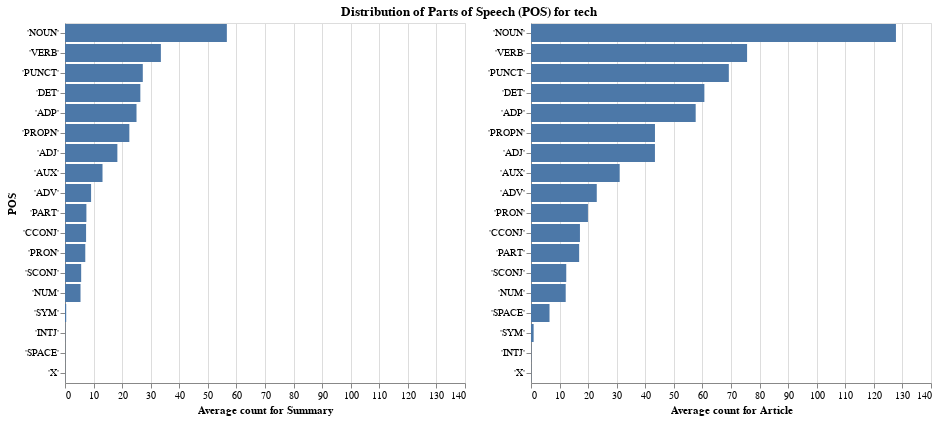

The notebook cell this image was saved under:
### Code cell
df = pd.DataFrame.from_dict(counts_df['Summaries/-tech-POS averages'][0].items()).rename(columns={0: 'POS', 1: 'avg'})
df_2 = pd.DataFrame.from_dict(counts_df['News Articles/-tech-POS averages'][0].items()).rename(columns={0: 'POS', 1: 'avg'})

create_comparison_viz(df, df_2, 'tech')

### Figure 1 — Vega-Lite specification as saved in the notebook (floating-point values rounded to 4 significant figures)
{"config": {"view": {"continuousWidth": 400, "continuousHeight": 300}, "title": {"anchor": "middle"}}, "hconcat": [{"hconcat": [{"data": {"name": "data-d11365bedc3e56692c40b743254b18e3"}, "mark": "bar", "encoding": {"x": {"field": "avg", "scale": {"domain": [0, 140]}, "title": "Average count for Summary", "type": "quantitative"}, "y": {"field": "POS", "sort": "-x", "title": "POS", "type": "ordinal"}}}, {"data": {"name": "data-5acf2ac85f64f244d9ab110e78ca9630"}, "mark": "bar", "encoding": {"x": {"field": "avg", "scale": {"domain": [0, 140]}, "title": "Average count for Article", "type": "quantitative"}, "y": {"field": "POS", "sort": "-x", "title": "", "type": "ordinal"}}}]}], "title": "Distribution of Parts of Speech (POS) for tech", "$schema": "https://vega.github.io/schema/vega-lite/v4.17.0.json", "datasets": {"data-d11365bedc3e56692c40b743254b18e3": [{"POS": " 'PROPN'", "avg": 22.52}, {"POS": " 'VERB'", "avg": 33.56}, {"POS": " 'DET'", "avg": 26.37}, {"POS": " 'NOUN'", "avg": 56.65}, {"POS": " 'AUX'", "avg": 13.13}, {"POS": " 'ADV'", "avg": 9.13}, {"POS": " 'ADJ'", "avg": 18.33}, {"POS": " 'SCONJ'", "avg": 5.66}, {"POS": " 'PUNCT'", "avg": 27.23}, {"POS": " 'NUM'", "avg": 5.43}, {"POS": " 'ADP'", "avg": 25.03}, {"POS": " 'PART'", "avg": 7.49}, {"POS": " 'CCONJ'", "avg": 7.38}, {"POS": " 'PRON'", "avg": 7.1}, {"POS": " 'SYM'", "avg": 0.42}, {"POS": " 'SPACE'", "avg": 0.04}, {"POS": " 'X'", "avg": 0.03}, {"POS": " 'INTJ'", "avg": 0.06}], "data-5acf2ac85f64f244d9ab110e78ca9630": [{"POS": " 'PROPN'", "avg": 43.39}, {"POS": " 'PART'", "avg": 16.85}, {"POS": " 'VERB'", "avg": 75.63}, {"POS": " 'ADP'", "avg": 57.64}, {"POS": " 'NOUN'", "avg": 127.7}, {"POS": " 'CCONJ'", "avg": 17.13}, {"POS": " 'SPACE'", "avg": 6.48}, {"POS": " 'PUNCT'", "avg": 69.24}, {"POS": " 'PRON'", "avg": 19.93}, {"POS": " 'DET'", "avg": 60.68}, {"POS": " 'ADJ'", "avg": 43.38}, {"POS": " 'SCONJ'", "avg": 12.34}, {"POS": " 'ADV'", "avg": 23.02}, {"POS": " 'AUX'", "avg": 31.04}, {"POS": " 'SYM'", "avg": 0.92}, {"POS": " 'NUM'", "avg": 12.15}, {"POS": " 'X'", "avg": 0.05}, {"POS": " 'INTJ'", "avg": 0.07}]}}
